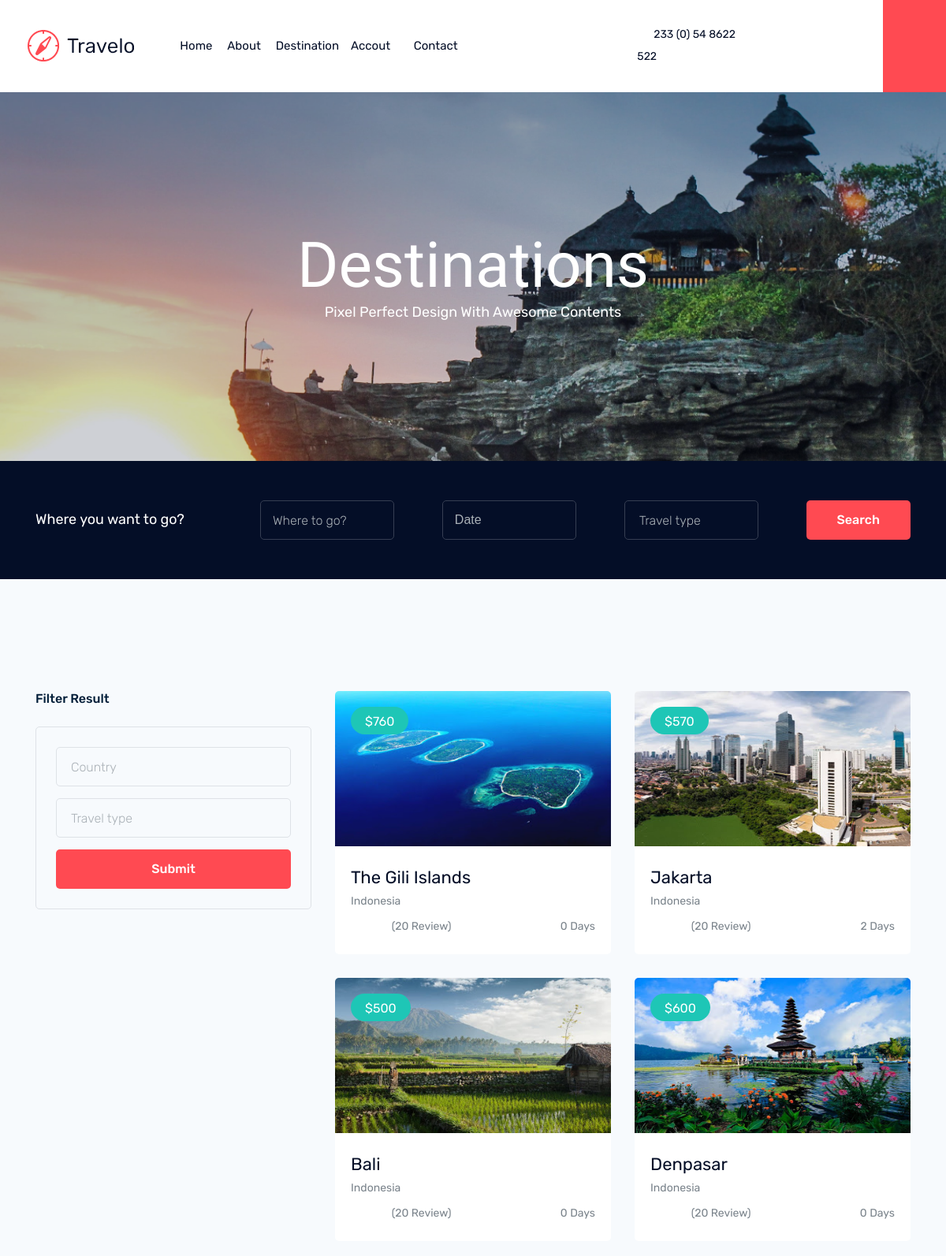
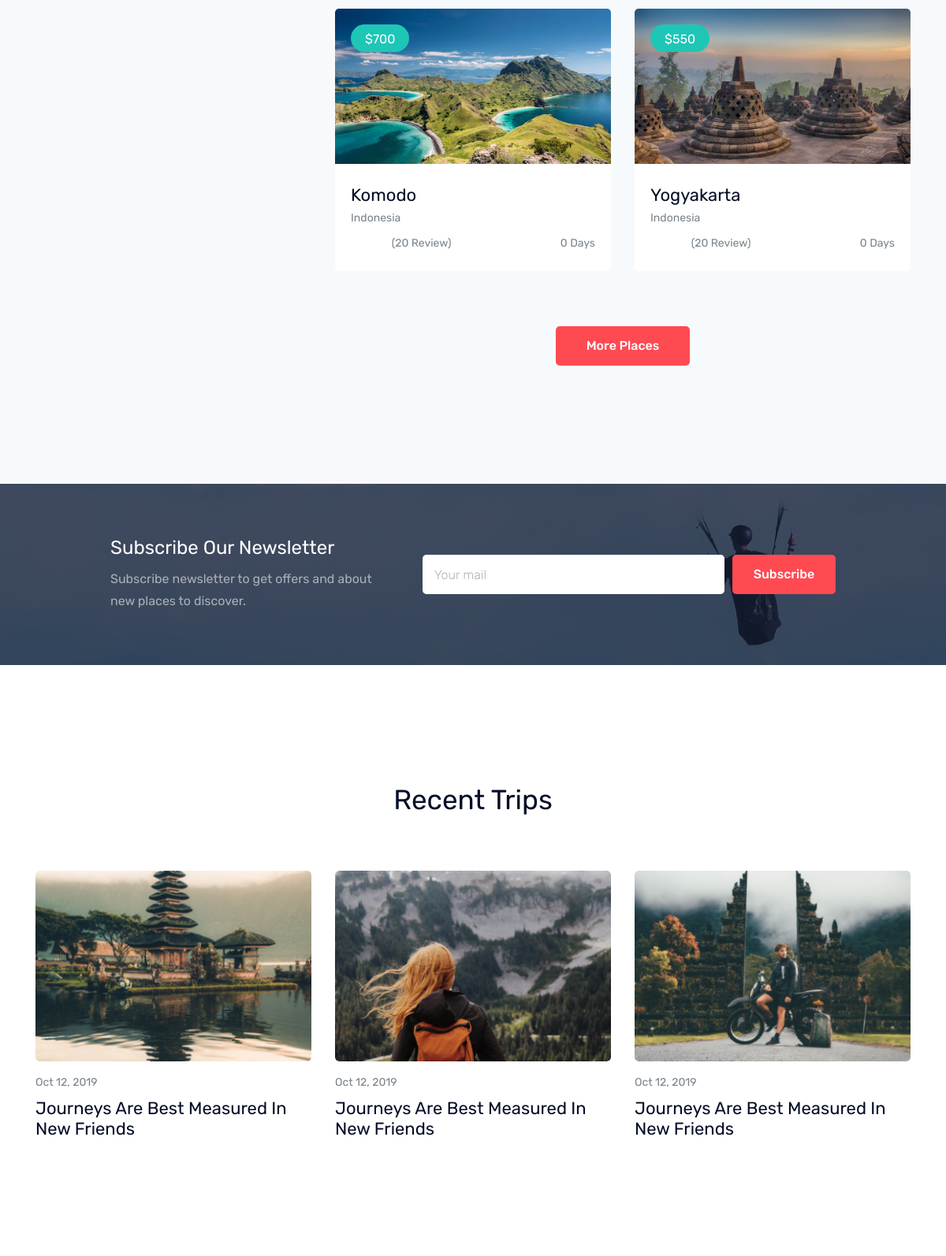
The page /country/5/ (upper part) on the database its author committed (2 pictures, top to bottom).
### dest/models.py (models this page shows, shortened)
class Destination(models.Model):
    name = models.CharField(max_length=120)
    country = models.ForeignKey(Country, on_delete=models.CASCADE)
    image = models.ImageField(blank=True, null=True)
    rating = models.IntegerField()
    price = models.IntegerField()
    description = models.TextField()
    popular = models.BooleanField(default=False)
    travel_date = models.DateField(default=(timezone.now() + dt.timedelta(days=7)))
    completed = models.BooleanField(default=False)
    date_completed = models.DateField(auto_now=True, blank=True, null=True)
    class Meta:
        ordering = ['travel_date']

class Country(models.Model):
    name = models.CharField(max_length=120)
    image = models.ImageField(null=True, blank=True)
    popular = models.BooleanField(default=False)
    class Meta:
        verbose_name_plural = 'Countries'
    def __str__(self):
        return self.name

### dest/views.py (the view)
# urls.py: path('country/<int:pk>/', views.country_destinations, name='country_destinations'),
def country_destinations(request, pk):
    country = get_object_or_404(Country, pk=pk)
    context = {
        'country': country,
    }
    return render(request, 'dest/country_destination.html', context)

### dest/templates/dest/country_destination.html (shortened to what this page needs)
{% extends 'dest/index.html' %}
{% load static %}
{% block content %}
    <div class="bradcam_area bradcam_bg_2">
        <div class="container">
            <div class="row">
                <div class="col-xl-12">
                    <div class="bradcam_text text-center">
                        <h3>Destinations</h3>
                        <p>Pixel perfect design with awesome contents</p>
                    </div>
                </div>
            </div>
        </div>
    </div>
    <div class="where_togo_area">
        <div class="container">
            <div class="row align-items-center">
                <div class="col-lg-3">
                    <div class="form_area">
                        <h3>Where you want to go?</h3>
                    </div>
                </div>
                <div class="col-lg-9">
                    <div class="search_wrap">
                        <form class="search_form" action="#">
                            <div class="input_field">
                                <input type="text" placeholder="Where to go?">
                            </div>
                            <div class="input_field">
                                <input id="datepicker" placeholder="Date">
                            </div>
                            <div class="input_field">
                            </div>
                            <div class="search_btn">
                                <button class="boxed-btn4 " type="submit" >Search</button>
                            </div>
                        </form>
                    </div>
                </div>
            </div>
        </div>
    </div>
    <div class="popular_places_area">
        <div class="container">
            <div class="row">
                <div class="col-lg-4">
                    <div class="filter_result_wrap">
                        <h3>Filter Result</h3>
                        <div class="filter_bordered">
                            <div class="filter_inner">
                                <div class="row">
                                    <div class="col-lg-12">
                                    </div>
                                    <div class="col-lg-12">
                                    </div>
                                </div>
                            </div>
                            <div class="reset_btn">
                                <button class="boxed-btn4" type="submit">submit</button>
                            </div>
                        </div>
                    </div>
                </div>
                <div class="col-lg-8">
                    <div class="row">
                        {% for dest in country.destination_set.all %}
                        <div class="col-lg-6 col-md-6">
                            <div class="single_place">
                                <div class="thumb">
                                    <img src="{{dest.image.url}}" alt="" width="350" height="197.4">
                                    <a href="{% url 'dest:destination_detail' pk=dest.id %}" class="prise">${{dest.price}}</a>
                                </div>
                                <div class="place_info">
                                    <a href="{% url 'dest:destination_detail' pk=dest.id %}"><h3>{{dest.name}}</h3></a>
                                    <p>{{dest.country}}</p>
                                    <div class="rating_days d-flex justify-content-between">
                                        <span class="d-flex justify-content-center align-items-center">
                                             <i class="fa fa-star"></i>
                                             <i class="fa fa-star"></i>
                                             <i class="fa fa-star"></i>
                                             <i class="fa fa-star"></i>
                                             <i class="fa fa-star"></i>
                                             <a href="#">(20 Review)</a>
                                        </span>
                                        <div class="days">
                                            <i class="fa fa-clock-o"></i>
                                            <a href="#">{{dest.day_set.count}} Days</a>
                                        </div>
                                    </div>
                                </div>
                            </div>
                        </div>
                        {% endfor %}
                    </div>
                    <div class="row">
                        <div class="col-lg-12">
                            <div class="more_place_btn text-center">
                                <a class="boxed-btn4" href="{% url 'dest:destination' %}">More Places</a>
                            </div>
                        </div>
                    </div>
                </div>
            </div>
        </div>
    </div>
        <div class="newletter_area overlay">
            <div class="container">
                <div class="row justify-content-center align-items-center">
                    <div class="col-lg-10">
                        <div class="row align-items-center">
                            <div class="col-lg-5">
                                <div class="newsletter_text">
                                    <h4>Subscribe Our Newsletter</h4>
                                    <p>Subscribe newsletter to get offers and about
                                        new places to discover.</p>
                                </div>
                            </div>
                            <div class="col-lg-7">
                                <div class="mail_form">
                                    <div class="row no-gutters">
                                        <div class="col-lg-9 col-md-8">
                                            <div class="newsletter_field">
                                                <input type="email" placeholder="Your mail" >
                                            </div>
                                        </div>
                                        <div class="col-lg-3 col-md-4">
                                            <div class="newsletter_btn">
                                                <button class="boxed-btn4 " type="submit" >Subscribe</button>
                                            </div>
                                        </div>
                                    </div>
                                </div>
                            </div>
                        </div>
                    </div>
                </div>
            </div>
        </div>
    <div class="recent_trip_area">
        <div class="container">
            <div class="row justify-content-center">
                <div class="col-lg-6">
                    <div class="section_title text-center mb_70">
                        <h3>Recent Trips</h3>
                    </div>
                </div>
            </div>
            <div class="row">
                <div class="col-lg-4 col-md-6">
                    <div class="single_trip">
                        <div class="thumb">
                            <img src="img/trip/1.png" alt="">
                        </div>
                        <div class="info">
                            <div class="date">
                                <span>Oct 12, 2019</span>
                            </div>
                            <a href="#">
                                <h3>Journeys Are Best Measured In
                                    New Friends</h3>
                            </a>
                        </div>
                    </div>
                </div>
                <div class="col-lg-4 col-md-6">
                    <div class="single_trip">
                        <div class="thumb">
                            <img src="img/trip/2.png" alt="">
                        </div>
                        <div class="info">
                            <div class="date">
                                <span>Oct 12, 2019</span>
                            </div>
                            <a href="#">
                                <h3>Journeys Are Best Measured In
                                    New Friends</h3>
                            </a>
                        </div>
                    </div>
                </div>
                <div class="col-lg-4 col-md-6">
                    <div class="single_trip">
                        <div class="thumb">
                            <img src="img/trip/3.png" alt="">
                        </div>
                        <div class="info">
                            <div class="date">
                                <span>Oct 12, 2019</span>
                            </div>
                            <a href="#">
                                <h3>Journeys Are Best Measured In
                                    New Friends</h3>
                            </a>
                        </div>
                    </div>
                </div>
            </div>
        </div>
    </div>
{% endblock content %}

### dest/static/dest/css/gijgo.css (style rules this page uses)
.gj-textbox-md { border: none; border-bottom: 1px solid rgba(0,0,0,.42); display: block; font-family: "Helvetica","Arial",sans-serif; font-size: 16px; line-height: 16px; padding: 4px 0px; margin: 0; width: 100%; background: 0 0; text-align: left; color: rgba(0,0,0,.87); }
.gj-textbox-md::placeholder { color: #8e8e8e; }

### rows shown on the page
Destination: image (picture), price "760", name "The Gili Islands", country "Indonesia", day_set.count "0"
Destination: image (picture), price "570", name "Jakarta", country "Indonesia", day_set.count "2"
Destination: image (picture), price "500", name "Bali", country "Indonesia", day_set.count "0"
Destination: image (picture), price "600", name "Denpasar", country "Indonesia", day_set.count "0"
Destination: image (picture), price "700", name "Komodo", country "Indonesia", day_set.count "0"
Destination: image (picture), price "550", name "Yogyakarta", country "Indonesia", day_set.count "0"
